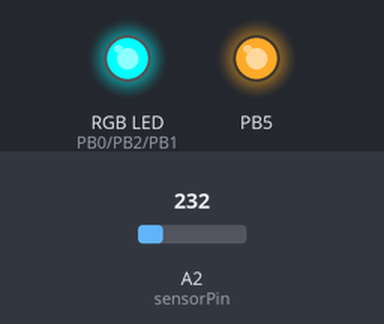
Simulated run of this sketch. Board: ATtiny85, built with avr-gcc and run on an emulated ATtiny85. Shown: an RGB LED mixed from three pins (HIGH = lit), output pins drawn as LEDs (lit = HIGH). Dashed ring = blinking. The inputs (shaded band) are chosen by the test bench; at power-on: A2 (sensorPin) = 232.

Above: at 1.2 s.
1.3 s: A2 (sensorPin) set to 210
At 2.4 s:
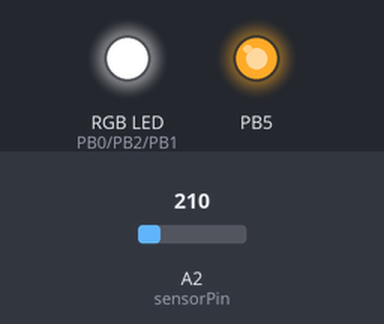
2.8 s: A2 (sensorPin) set to 201
At 4.2 s:
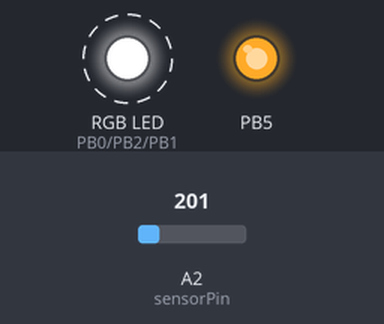
5.8 s: A2 (sensorPin) set to 250
At 7.0 s:
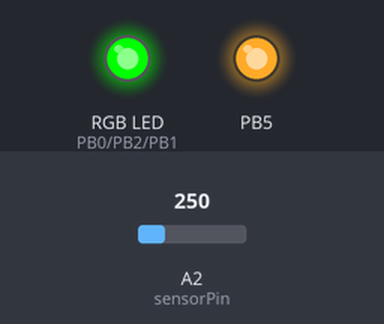
7.3 s: A2 (sensorPin) set to 268
At 8.2 s:
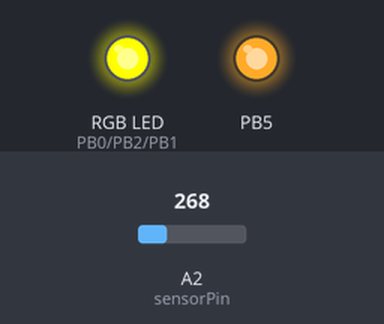
8.8 s: A2 (sensorPin) set to 290
At 9.3 s:
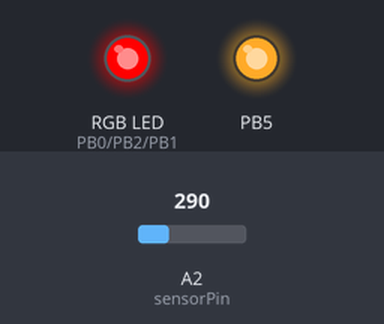
10.3 s: A2 (sensorPin) set to 266
At 11.7 s:
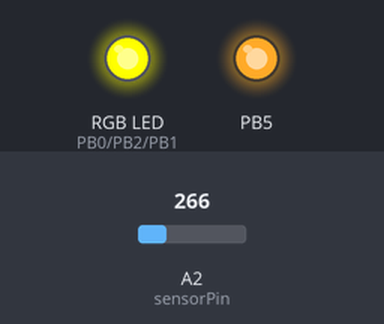
Timing chart, 0 to 12.8 s (numbered marks = the images above; inputs shaded):
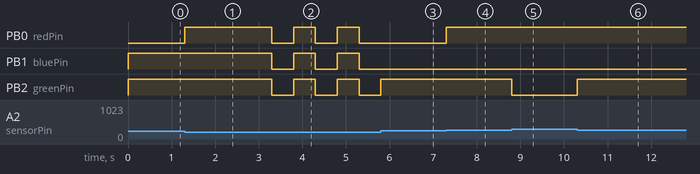

Measured:
- the behaviour switches between 219 and 218 on A2 (sensorPin) (found by bisection; images 0 and 1)
- the behaviour switches between 255 and 256 on A2 (sensorPin) (found by bisection; images 3 and 4)
- after the input at 1.3 s, PB0 (redPin): LOW → HIGH at once
- after the input at 2.8 s, PB0 (redPin), PB1 (bluePin), PB2 (greenPin): alternates HIGH for 0.50 s and LOW for 0.50 s, starting after 0.50 s
- after the input at 5.8 s, PB0 (redPin), PB1 (bluePin): stays LOW (without the input it goes to HIGH after 0.00 s); PB2 (greenPin): goes on until 5.8 s, then stays HIGH
- after the input at 7.3 s, PB0 (redPin): LOW → HIGH at once
- after the input at 8.8 s, PB2 (greenPin): HIGH → LOW at once
- after the input at 10.3 s, PB2 (greenPin): LOW → HIGH at once

The sketch:

interfacing_tmp36_with_attiny85_1.ino
```cpp
/*
  Interfacing TMP36 with ATtiny85
  ---------------------------------
  This code reads the temperature from a TMP36 sensor connected to an ATtiny85.
  It then controls an RGB LED to display different colors based on the temperature.

  Circuit Connections:
  - ATtiny85 Pin 1 (PB5/RESET)
  - ATtiny85 Pin 2 (PB3)
  - ATtiny85 Pin 3 (PB4/A2) -> TMP36 Vout
  - ATtiny85 Pin 4 (GND)    -> TMP36 GND, RGB LED Cathode (via resistor), Battery (-)
  - ATtiny85 Pin 5 (PB0)    -> RGB LED Red Pin
  - ATtiny85 Pin 6 (PB1)    -> RGB LED Blue Pin
  - ATtiny85 Pin 7 (PB2)    -> RGB LED Green Pin
  - ATtiny85 Pin 8 (VCC)    -> TMP36 Power, Battery (+)
  - A 3V power source (like a coin cell) is used.
*/

// --- Global Constants and Variables ---

// Reference temperature (not actively used in the main logic, but good practice)
const float baselineTem = 20.0;

// Pin assignments for ATtiny85
const int sensorPin = A2;     // TMP36 Vout is connected to Analog Pin 2 (PB4)
const int redPin = 0;         // RGB Red leg to Pin 0 (PB0)
const int bluePin = 1;        // RGB Blue leg to Pin 1 (PB1)
const int greenPin = 2;       // RGB Green leg to Pin 2 (PB2)

// Variable to store the temperature reading
float temp;

// --- Color Arrays ---
// Defines colors as boolean arrays [R, G, B]. 1 = ON, 0 = OFF.
bool yellow[] = {1, 1, 0};
bool red[]    = {1, 0, 0};
bool green[]  = {0, 1, 0};
bool blue[]   = {0, 0, 1};
bool white[]  = {1, 1, 1};
bool cyan[]   = {0, 1, 1};
bool off[]    = {0, 0, 0}; // Represents the LED being off

// --- Setup Function ---
// This runs once when the ATtiny85 is powered on or reset.
void setup() {
  // Set the R, G, B pins as outputs
  pinMode(redPin, OUTPUT);
  pinMode(bluePin, OUTPUT);
  pinMode(greenPin, OUTPUT);

  // Note: The following lines are in the video's code but are unusual.
  // Pin 5 on ATtiny85 is the RESET pin. Using it as an output can
  // disable your ability to reprogram the chip via ISP.
  // It's included here for full accuracy with the video.
  pinMode(5, OUTPUT);
  digitalWrite(5, HIGH);
}

// --- Main Loop ---
// This function runs repeatedly after setup() is finished.
void loop() {
  readSensor();       // Read the temperature from the sensor
  colorConditions();  // Set the LED color based on the temperature
}

// --- Custom Functions ---

// Function to set the LED color based on temperature conditions
void colorConditions() {
  if (temp <= 9)                  ledControlBlink(white); // Blink white if very cold
  if (temp >= 10 && temp <= 14.0) ledControl(white);      // Solid white for cold
  if (temp >= 15.0 && temp <= 20.0) ledControl(cyan);     // Solid cyan for cool
  if (temp >= 21 && temp <= 24)   ledControl(green);      // Solid green for comfortable
  if (temp >= 25 && temp <= 29)   ledControl(yellow);     // Solid yellow for warm
  if (temp >= 30)                 ledControl(red);        // Solid red for hot
}

// Takes a boolean array and sets the RGB pins accordingly
void ledControl(bool color[]) {
  digitalWrite(redPin,   color[0]);
  digitalWrite(greenPin, color[1]);
  digitalWrite(bluePin,  color[2]);
}

// Blinks the LED with a given color
void ledControlBlink(bool color[]) {
  ledControl(color); // Turn LED on to the specified color
  delay(500);
  ledControl(off);   // Turn LED off
  delay(500);
}

// Reads data from the TMP36 sensor and converts it to degrees Celsius
void readSensor() {
  // Read the analog value from the sensor (0-1023)
  int sensorVal = analogRead(sensorPin);

  // Convert the analog reading to voltage.
  // Using 3.0V as the reference voltage from the coin cell battery.
  float voltage = (sensorVal / 1024.0) * 3.0;

  // Convert voltage to temperature in Celsius.
  // The formula for TMP36 is (Voltage - 0.5) * 100.
  temp = (voltage - 0.5) * 100;
}
```
